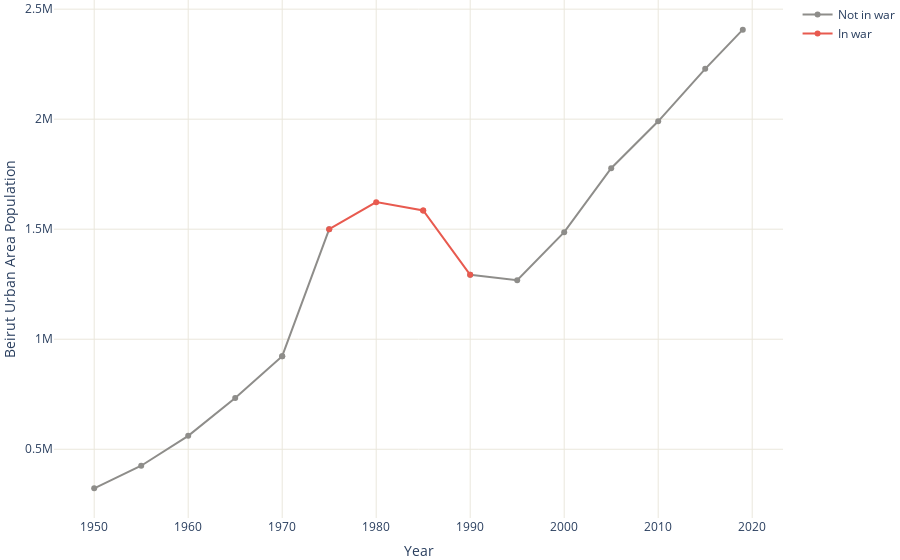

Here is the notebook cell this chart was saved with:
### Code cell
pop_in_war = beirut_population.copy()
pop_no_war = beirut_population.copy()

link_before = pd.DataFrame({
    'Year': [1970, 1975],
    'Population': [922842, 1500000],
    'in_war': [False, False]
})

link_after = pd.DataFrame({
    'Year': [1985, 1990],
    'Population': [1585107, 1292529],
    'in_war': [True, True]
})

pop_no_war = pop_no_war.append(link_before).sort_values(by='Year')
pop_in_war = pop_in_war.append(link_after).sort_values(by='Year')

pop_in_war['Population'][~pop_in_war['in_war']] = None
pop_no_war['Population'][pop_no_war['in_war']] = None

fig = go.Figure()

fig.add_trace(
    go.Scatter(
        x=pop_no_war["Year"], y=pop_no_war["Population"],
                mode='lines+markers',
                name='Not in war',
                connectgaps=False,
                line=dict(color='RGB(142, 141, 138)', width=2
        )
    )
)


fig.add_trace(
    go.Scatter(
            x=pop_in_war["Year"],
            y=pop_in_war["Population"],
            mode='lines+markers',
            name='In war',
            connectgaps=False,
            line=dict(color='RGB(232, 90, 79)', width=2
        )
    )
)

fig.update_layout(
    xaxis_title='Year',
    yaxis_title='Beirut Urban Area Population',
    plot_bgcolor = "White",
    margin=dict(l=0, r=5, t=0, b=0),
)

fig.update_xaxes(showgrid=True, gridwidth=1, gridcolor='RGB(234, 231, 220)')
fig.update_yaxes(showgrid=True, gridwidth=1, gridcolor='RGB(234, 231, 220)')

fig.show()

### Figure 1 — Plotly figure (JSON) as saved in the notebook; plotly's stock layout.template omitted (floating-point values rounded to 4 significant figures)
{"data": [{"connectgaps": false, "line": {"color": "RGB(142, 141, 138)", "width": 2}, "mode": "lines+markers", "name": "Not in war", "type": "scatter", "x": [1950, 1955, 1960, 1965, 1970, 1970, 1975, 1975, 1980, 1985, 1990, 1995, 2000, 2005, 2010, 2015, 2019], "y": [322360, 425206, 560908, 732959, 922842, 922842, 1500000, null, null, null, 1292529, 1267788, 1486686, 1777348, 1990263, 2228705, 2406875]}, {"connectgaps": false, "line": {"color": "RGB(232, 90, 79)", "width": 2}, "mode": "lines+markers", "name": "In war", "type": "scatter", "x": [1950, 1955, 1960, 1965, 1970, 1975, 1980, 1985, 1985, 1990, 1990, 1995, 2000, 2005, 2010, 2015, 2019], "y": [null, null, null, null, null, 1500000, 1623050, 1585107, 1585107, 1292529, null, null, null, null, null, null, null]}], "layout": {"autosize": true, "margin": {"b": 0, "l": 0, "r": 5, "t": 0}, "plot_bgcolor": "White", "xaxis": {"autorange": true, "gridcolor": "RGB(234, 231, 220)", "gridwidth": 1, "range": [1946.0, 2023.0], "showgrid": true, "title": {"text": "Year"}, "type": "linear"}, "yaxis": {"autorange": true, "gridcolor": "RGB(234, 231, 220)", "gridwidth": 1, "range": [182300.0, 2547000.0], "showgrid": true, "title": {"text": "Beirut Urban Area Population"}, "type": "linear"}}}
